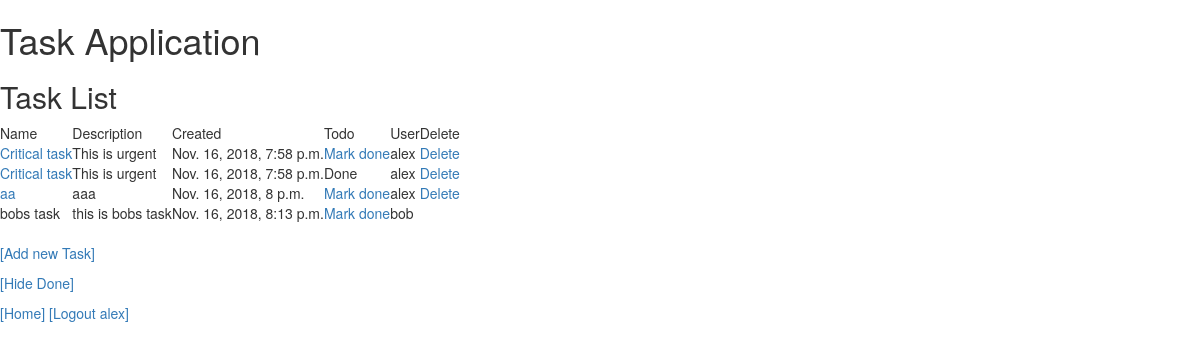
The app's page / (signed in), older data.
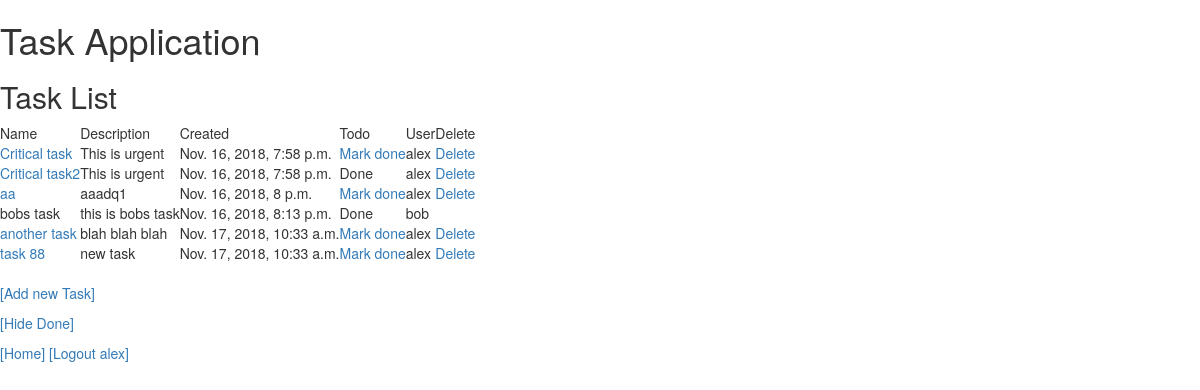
The same page, newer data.
### helloworld/models.py (models this page shows, shortened)
class Task(models.Model):
    uuid        = models.UUIDField(primary_key=True, default=uuid.uuid4, editable=False)
    user        = models.ForeignKey(User)
    name        = models.CharField(max_length=50, blank=False)
    status      = models.BooleanField(default=False)
    description = models.CharField(max_length=500, null=True, blank=True)
    created     = models.DateTimeField(auto_now_add=True, editable=False)
    deleted     = models.BooleanField(default=False)
    class Meta:
        db_table = 'task'

### helloworld/views.py (the view)
# urls.py: url(r'^$', views.HomePageView.as_view(), name='home'),
class HomePageView(LoginRequiredMixin, ListView):
    model = Task
    context_object_name = 'task_list'
    template_name = 'index.html'
    def get_queryset(self):
        args = {'deleted': False}
        if self.kwargs.get('hidemarked', None):
            args['status'] = False
        return Task.objects.filter(**args)
    def get_context_data(self, **kwargs):
        context = super(HomePageView, self).get_context_data(**kwargs)
        context['hidemarked'] = self.kwargs.get('hidemarked', None)
        return context

### helloworld/templates/index.html
{% extends "base.html" %}
{% block content %}
    <h2>Task List</h2>
    <table>
        <strong>
        <td>Name</td>
        <td>Description</td>
        <td>Created</td>
        <td>Todo</td>
        <td>User</td>
        <td>Delete</td>
        </strong>
        {% for task in task_list %}
        <tr>
            <td>
                {% if user == task.user %}
                    <a href="{% url 'task_edit' uuid=task.uuid %}">{{ task.name }}</a>
                {% else %}
                    {{ task.name }}
                {% endif %}
            </td>
            <td>{{ task.description}}</td>
            <td>{{ task.created }}</td>
            <td>
                {% if task.status %}
                    Done
                {% else %}
                    <a href="{% url 'task_mark' uuid=task.uuid %}">Mark done</a>
                {% endif %}
            </td>
            <td>{{ task.user.username }}</td>
            <td>
                {% if user == task.user %}
                    <a href="{% url 'task_delete' uuid=task.uuid %}">Delete</a>
                {% endif %}
            </td>
        </tr>
        {% endfor %}
    </table>
    <br>
    <p>
    <a href="{% url 'task_new' %}">[Add new Task]</a>
    </p>
    <p>
    {% if hidemarked %}
        <a href="{% url 'home' %}">[Show all]</a>
    {% else %}
        <a href="{% url 'home' hidemarked='filtermarked' %}">[Hide Done]</a>
    {% endif %}
    </p>
{% endblock content %}

### helloworld/templates/base.html (shortened to what this page needs)
<!DOCTYPE html>
<html lang="en">
{% load staticfiles %}
<html>
    <head>
        <link rel="stylesheet" href="//maxcdn.bootstrapcdn.com/bootstrap/3.2.0/css/bootstrap.min.css">
        <link rel="stylesheet" href="//maxcdn.bootstrapcdn.com/bootstrap/3.2.0/css/bootstrap-theme.min.css">
    </head>
    <body>
        <h1>
            Task Application
        </h1>
        {% block content %}{% endblock content %}
    </body>
    <footer>
        <a href="{% url 'home' %}">[Home]</a>
        {% if user.is_authenticated %}
            <a href="{% url 'logout' %}">[Logout {{ user.username }}]</a>
        {% endif %}
    </footer>
</html>

Row changes from the older to the newer data that the page shows:
changed Task: name "Critical task" → "Critical task2"
changed Task "aa": description "aaa" → "aaadq1"
changed Task "bobs task": status "Mark done" → "Done"
added Task: name "another task", description "blah blah blah", created "Nov. 17, 2018, 10:33 a.m.", status "Mark done", user.username "alex", shows "Delete"
added Task: name "task 88", description "new task", created "Nov. 17, 2018, 10:33 a.m.", status "Mark done", user.username "alex", shows "Delete"
